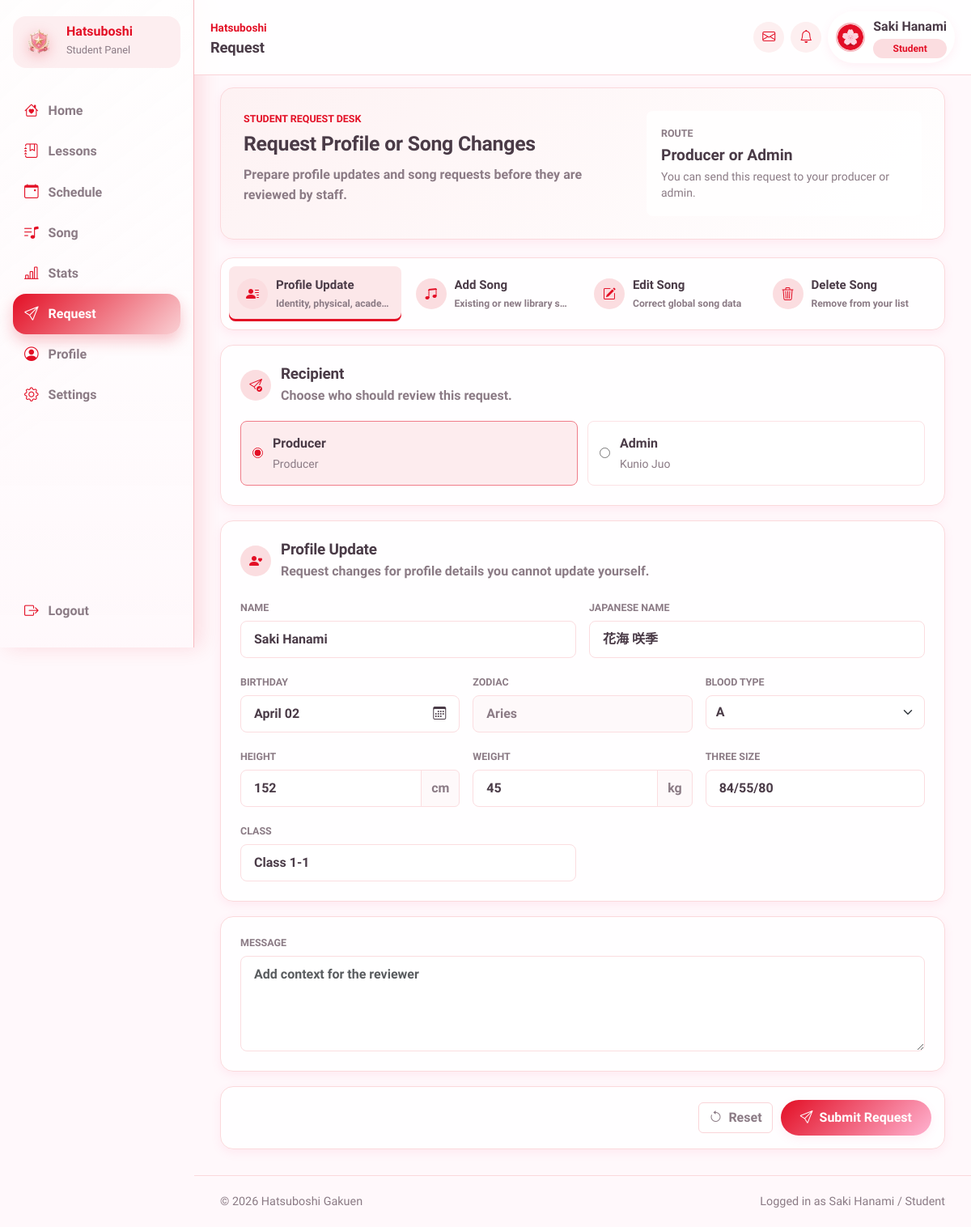
Page /student/request.php (signed in) on the committed database.
### tables this page shows
CREATE TABLE `students` (
  `id` int(11) NOT NULL AUTO_INCREMENT,
  `user_id` int(11) NOT NULL,
  `name` varchar(100) NOT NULL,
  `name_jp` varchar(100) DEFAULT NULL,
  `birthday` date DEFAULT NULL,
  `zodiac` varchar(30) DEFAULT NULL,
  `blood_type` char(2) DEFAULT NULL,
  `height` int(11) DEFAULT NULL,
  `weight` int(11) DEFAULT NULL,
  `three_size` varchar(20) DEFAULT NULL,
  `hometown` varchar(50) DEFAULT NULL,
  `hobbies` text DEFAULT NULL,
  `special_skill` text DEFAULT NULL,
  `school_year` varchar(20) DEFAULT NULL,
  `rank` varchar(10) GENERATED ALWAYS AS (case when (`vocal` + `dance` + `visual`) * 2.3 >= 35000 then 'S5' when (`vocal` + `dance` + `visual`) * 2.3 >= 26000 then 'S4' when (`vocal` + `dance` + `visual`) * 2.3 >= 23000 then 'SSS+' when (`vocal` + `dance` + `visual`) * 2.3 >= 20000 then 'SSS' when (`vocal` + `dance` + `visual`) * 2.3 >= 16000 then 'SS' when (`vocal` + `dance` + `visual`) * 2.3 >= 14500 then 'S+' when (`vocal` + `dance` + `visual`) * 2.3 >= 13000 then 'S' when (`vocal` + `dance` + `visual`) * 2.3 >= 12000 then 'A+' when (`vocal` + `dance` + `visual`) * 2.3 >= 11000 then 'A' when (`vocal` + `dance` + `visual`) * 2.3 >= 10000 then 'B+' when (`vocal` + `dance` + `visual`) * 2.3 >= 9000 then 'B' when (`vocal` + `dance` + `visual`) * 2.3 >= 7500 then 'C+' when (`vocal` + `dance` + `visual`) * 2.3 >= 6500 then 'C' when (`vocal` + `dance` + `visual`) * 2.3 >= 5000 then 'D' when (`vocal` + `dance` + `visual`) * 2.3 >= 3000 then 'E' else 'Debut' end) STORED,
  `vocal` int(11) NOT NULL DEFAULT 0,
  `dance` int(11) NOT NULL DEFAULT 0,
  `visual` int(11) NOT NULL DEFAULT 0,
  `bio` text DEFAULT NULL,
  `producer_id` int(11) DEFAULT NULL,
  `producer_status` enum('active','removal_pending','released','unassigned') DEFAULT 'unassigned',
  `created_at` datetime NOT NULL DEFAULT current_timestamp(),
  `updated_at` datetime NOT NULL DEFAULT current_timestamp() ON UPDATE current_timestamp(),
  PRIMARY KEY (`id`),
  UNIQUE KEY `uniq_students_user_id` (`user_id`),
  KEY `idx_students_producer_id` (`producer_id`),
  KEY `idx_students_rank` (`rank`),
  CONSTRAINT `fk_students_producer` FOREIGN KEY (`producer_id`) REFERENCES `users` (`id`) ON DELETE SET NULL ON UPDATE CASCADE,
  CONSTRAINT `fk_students_user` FOREIGN KEY (`user_id`) REFERENCES `users` (`id`) ON DELETE CASCADE ON UPDATE CASCADE
);

CREATE TABLE `users` (
  `id` int(11) NOT NULL AUTO_INCREMENT,
  `username` varchar(50) NOT NULL,
  `password` varchar(255) NOT NULL,
  `role` enum('admin','producer','teacher','student') NOT NULL,
  `avatar` varchar(255) DEFAULT NULL,
  `is_active` tinyint(1) NOT NULL DEFAULT 1,
  `created_at` datetime NOT NULL DEFAULT current_timestamp(),
  `updated_at` datetime NOT NULL DEFAULT current_timestamp() ON UPDATE current_timestamp(),
  `last_login` datetime DEFAULT NULL,
  `theme_primary_color` varchar(20) DEFAULT '#FF6B9D',
  `theme_secondary_color` varchar(20) DEFAULT '#FFB3D1',
  PRIMARY KEY (`id`),
  UNIQUE KEY `uniq_users_username` (`username`),
  KEY `idx_users_role` (`role`),
  KEY `idx_users_is_active` (`is_active`)
);

### includes/student_request_helpers.php (called while the page is built, shortened)
<?php
require_once __DIR__ . '/student_edit_validation.php';
function load_student_request_context(PDO $pdo, int $user_id): array
{
    $student_stmt = $pdo->prepare(
        'SELECT
            s.*,
            u.avatar,
            u.theme_primary_color,
            u.theme_secondary_color,
            producer.username AS producer_name
         FROM students s
         INNER JOIN users u ON u.id = s.user_id
         LEFT JOIN users producer ON producer.id = s.producer_id
         WHERE s.user_id = ?
         LIMIT 1'
    );
    $student_stmt->execute([$user_id]);
    $student = $student_stmt->fetch();
    $admin_stmt = $pdo->query(
        'SELECT id, username
         FROM users
         WHERE role = "admin"
           AND is_active = 1
         ORDER BY username ASC'
    );
    $current_song_stmt = $pdo->prepare(
        'SELECT
            so.id,
            so.title,
            so.title_jp,
            so.artist,
            so.duration,
            so.release_date,
            so.song_type,
            so.notes
         FROM student_songs ss
         INNER JOIN songs so ON so.id = ss.song_id
         WHERE ss.student_id = ?
         ORDER BY FIELD(so.song_type, "Solo", "Group", "Remix", "Cover"), so.title ASC'
    );
    $current_song_stmt->execute([(int) $student['id']]);
    $library_song_stmt = $pdo->prepare(
        'SELECT
            so.id,
            so.title,
            so.title_jp,
            so.artist,
            so.duration,
            so.release_date,
            so.song_type
         FROM songs so
         WHERE NOT EXISTS (
            SELECT 1
            FROM student_songs ss
            WHERE ss.song_id = so.id
              AND ss.student_id = ?
         )
         ORDER BY so.title ASC'
    );
    $library_song_stmt->execute([(int) $student['id']]);
    $producer_is_available = !empty($student['producer_id'])
        && in_array($student['producer_status'] ?? 'unassigned', ['active', 'removal_pending'], true);
    return [
        'student' => $student,
        'admins' => $admin_stmt->fetchAll(),
        'current_songs' => $current_song_stmt->fetchAll(),
        'available_songs' => $library_song_stmt->fetchAll(),
        'producer_is_available' => $producer_is_available,
        'recipient_summary' => $producer_is_available
            ? 'You can send this request to your producer or admin.'
            : 'You are unassigned, so requests go to admin only.',
    ];
}
function student_request_birthday_view_data(array $student): array
{
    $birthday_timestamp = !empty($student['birthday']) ? strtotime((string) $student['birthday']) : false;
    return [
        'display' => $birthday_timestamp ? date('F d', $birthday_timestamp) : '',
        'month' => $birthday_timestamp ? (int) date('n', $birthday_timestamp) : 1,
        'day' => $birthday_timestamp ? (int) date('j', $birthday_timestamp) : 1,
        'months' => student_edit_month_options(),
    ];
}

### includes/student_edit_validation.php (called while the page is built, shortened)
<?php
function student_edit_month_options(): array
{
    return [
        1 => 'January',
        2 => 'February',
        3 => 'March',
        4 => 'April',
        5 => 'May',
        6 => 'June',
        7 => 'July',
        8 => 'August',
        9 => 'September',
        10 => 'October',
        11 => 'November',
        12 => 'December',
    ];
}

### student/request.php (the view, shortened to what this page needs)
<?php
require_once '../config/database.php';
require_once '../includes/student_request_helpers.php';
function e(?string $value): string
{
    return htmlspecialchars($value ?? '', ENT_QUOTES, 'UTF-8');
}
$request_context = load_student_request_context($pdo, (int) $_SESSION['id']);
$student = $request_context['student'];
$admins = $request_context['admins'];
$producer_is_available = $request_context['producer_is_available'];
$recipient_summary = $request_context['recipient_summary'];
$birthday_data = student_request_birthday_view_data($student);
$birthday_display = $birthday_data['display'];
$birthday_month_value = $birthday_data['month'];
$birthday_day_value = $birthday_data['day'];
require_once '../includes/header.php';
require_once '../includes/sidebar.php';
?>
<main class="dashboard-main request-main">
    <section class="request-hero">
        <div>
            <p class="dashboard-eyebrow">Student Request Desk</p>
            <h2>Request Profile or Song Changes</h2>
            <p>Prepare profile updates and song requests before they are reviewed by staff.</p>
        </div>
        <div class="request-route-card">
            <span>Route</span>
            <strong><?= e($producer_is_available ? 'Producer or Admin' : 'Admin Only') ?></strong>
            <small><?= e($recipient_summary) ?></small>
        </div>
    </section>
    <form class="request-workspace" id="studentRequestForm" action="/gakumas-sms/student/request.php" method="post">
        <aside class="request-type-panel" aria-label="Request type">
            <button type="button" class="request-type-button is-active" data-request-type="profile_update">
                <i class="bi bi-person-lines-fill" aria-hidden="true"></i>
                <span>
                    <strong>Profile Update</strong>
                    <small>Identity, physical, academy details</small>
                </span>
            </button>
            <button type="button" class="request-type-button" data-request-type="song_add">
                <i class="bi bi-music-note-beamed" aria-hidden="true"></i>
                <span>
                    <strong>Add Song</strong>
                    <small>Existing or new library song</small>
                </span>
            </button>
            <button type="button" class="request-type-button" data-request-type="song_edit">
                <i class="bi bi-pencil-square" aria-hidden="true"></i>
                <span>
                    <strong>Edit Song</strong>
                    <small>Correct global song data</small>
                </span>
            </button>
            <button type="button" class="request-type-button" data-request-type="song_delete">
                <i class="bi bi-trash3" aria-hidden="true"></i>
                <span>
                    <strong>Delete Song</strong>
                    <small>Remove from your list</small>
                </span>
            </button>
        </aside>
        <section class="request-form-panel">
            <div class="request-card request-recipient-card">
                <div class="request-card-heading">
                    <i class="bi bi-send-check" aria-hidden="true"></i>
                    <div>
                        <h3>Recipient</h3>
                        <p>Choose who should review this request.</p>
                    </div>
                </div>
                <div class="request-recipient-grid">
                    <?php if ($producer_is_available): ?>
                        <label class="request-choice" data-recipient-choice="producer">
                            <input type="radio" name="recipient_type" value="producer" checked data-recipient-input="producer">
                            <span>
                                <strong>Producer</strong>
                                <small><?= e($student['producer_name'] ?: 'Assigned producer') ?></small>
                            </span>
                        </label>
                    <?php endif; ?>
                    <label class="request-choice" data-recipient-choice="admin">
                        <input type="radio" name="recipient_type" value="admin" <?= $producer_is_available ? '' : 'checked' ?> data-recipient-input="admin">
                        <span>
                            <strong>Admin</strong>
                            <small><?= empty($admins) ? 'Admin team' : e($admins[0]['username']) ?></small>
                        </span>
                    </label>
                </div>
            </div>
            <div class="request-card request-section is-active" data-request-section="profile_update">
                <div class="request-card-heading">
                    <i class="bi bi-person-heart" aria-hidden="true"></i>
                    <div>
                        <h3>Profile Update</h3>
                        <p>Request changes for profile details you cannot update yourself.</p>
                    </div>
                </div>
                <div class="row g-3">
                    <div class="col-md-6">
                        <label for="requestName" class="form-label">Name</label>
                        <input type="text" id="requestName" name="name" class="form-control" value="<?= e($student['name']) ?>">
                    </div>
                    <div class="col-md-6">
                        <label for="requestNameJp" class="form-label">Japanese Name</label>
                        <input type="text" id="requestNameJp" name="name_jp" class="form-control" value="<?= e($student['name_jp']) ?>">
                    </div>
                    <div class="col-md-4">
                        <label for="requestBirthday" class="form-label">Birthday</label>
                        <div class="request-birthday-picker" data-selected-month="<?= (int) $birthday_month_value ?>" data-selected-day="<?= (int) $birthday_day_value ?>">
                            <button type="button" class="form-control request-birthday-button" id="requestBirthdayButton">
                                <span id="requestBirthdayLabel"><?= e($birthday_display ?: 'Choose birthday') ?></span>
                                <i class="bi bi-calendar3" aria-hidden="true"></i>
                            </button>
                        </div>
                    </div>
                    <div class="col-md-4">
                        <label for="requestZodiac" class="form-label">Zodiac</label>
                        <input type="text" id="requestZodiac" name="zodiac" class="form-control" value="<?= e($student['zodiac']) ?>" readonly>
                    </div>
                    <div class="col-md-4">
                        <label for="requestBloodType" class="form-label">Blood Type</label>
                        <select id="requestBloodType" name="blood_type" class="form-select">
                            <?php foreach (['', 'A', 'B', 'AB', 'O'] as $blood_type): ?>
                                <option value="<?= e($blood_type) ?>" <?= ($student['blood_type'] ?? '') === $blood_type ? 'selected' : '' ?>>
                                    <?= e($blood_type === '' ? 'Not listed' : $blood_type) ?>
                                </option>
                            <?php endforeach; ?>
                        </select>
                    </div>
                    <div class="col-md-4">
                        <label for="requestHeight" class="form-label">Height</label>
                        <div class="input-group request-fixed-suffix">
                            <input type="number" id="requestHeight" name="height" class="form-control" value="<?= e((string) $student['height']) ?>" min="0">
                            <span class="input-group-text">cm</span>
                        </div>
                    </div>
                    <div class="col-md-4">
                        <label for="requestWeight" class="form-label">Weight</label>
                        <div class="input-group request-fixed-suffix">
                            <input type="number" id="requestWeight" name="weight" class="form-control" value="<?= e((string) $student['weight']) ?>" min="0">
                            <span class="input-group-text">kg</span>
                        </div>
                    </div>
                    <div class="col-md-4">
                        <label for="requestThreeSize" class="form-label">Three Size</label>
                        <input type="text" id="requestThreeSize" name="three_size" class="form-control" value="<?= e($student['three_size']) ?>">
                    </div>
                    <div class="col-md-6">
                        <label for="requestSchoolYear" class="form-label">Class</label>
                        <input type="text" id="requestSchoolYear" name="school_year" class="form-control" value="<?= e($student['school_year']) ?>">
                    </div>
                </div>
            </div>
            <div class="request-card request-note-card">
                <label for="requestMessage" class="form-label">Message</label>
                <textarea id="requestMessage" name="request_message" class="form-control" rows="4" placeholder="Add context for the reviewer"></textarea>
            </div>
            <div class="request-actions">
                <button type="reset" class="btn btn-outline-secondary">
                    <i class="bi bi-arrow-counterclockwise" aria-hidden="true"></i>
                </button>
                <button type="submit" class="btn btn-primary">
                    <i class="bi bi-send" aria-hidden="true"></i>
                </button>
            </div>
        </section>
    </form>
</main>
<?php require_once '../includes/footer.php'; ?>

### rows in the picture
students: producer.username "Producer", name "Saki Hanami", name_jp "花海 咲季", birthday "April 02", zodiac "Aries", height "152", weight "45", three_size "84/55/80", school_year "Class 1-1"
users: username "Kunio Juo"

### other values in the picture
$page_title "Request"
$username "Saki Hanami"
$role_label "Student"
$panel_label "Student Panel"
$item['label'] "Home"
$item['label'] "Lessons"
$item['label'] "Schedule"
$item['label'] "Song"
$item['label'] "Stats"
$item['label'] "Request"
$item['label'] "Profile"
$item['label'] "Settings"
$producer_is_available ? 'Producer or Admin' : 'Admin Only' "Producer or Admin"
$recipient_summary "You can send this request to your producer or admin."
form field blood_type "A"
